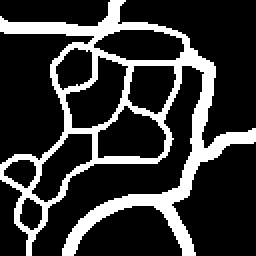
#> input picture data/playground/dataset1/img1.png, 128 x 128 px (shown 2 times larger)
$ python generate_single_image.py
#> lines starting #> are read from the running program, lines starting #| are printed output that depends on the picture; after the words box and inside, x2 and y2 are one past the last pixel; in counts of white or black regions, pixels touching at a corner belong together
### synthetic_image_generation/utils.py
####################################################################################################
# Author: Meghane Decroocq
#
# This program is free software: you can redistribute it and/or modify it under the terms of the
# provided license.
####################################################################################################

import numpy as np
import networkx as nx
from numpy.linalg import norm
from math import pi, sin, cos, tan, atan, acos, asin, sqrt, floor, ceil, exp, isnan
from numpy import dot, cross, arctan2
from skimage.measure import label, regionprops, euler_number
from scipy.ndimage import distance_transform_edt
from PIL import Image
import nibabel as nib

import matplotlib.pyplot as plt
import os
import glob
import time
import copy
from random import shuffle, choice

from skimage.morphology import dilation, erosion, area_closing
from skimage.measure import label, regionprops
from scipy.stats import multivariate_normal
from skimage.morphology import skeletonize


def deterioration_score(pred, gt, c, p):

	FN = np.logical_and(gt, np.logical_not(pred))
	FP = np.logical_and(pred, np.logical_not(gt))
	TP = np.logical_and(pred, gt)

	if p == "volume":
		fp = np.sum(FP)
		fn = np.sum(FN)
		tp = np.sum(TP)
		return tp, fp, fn

	elif p == "length":
		ske_gt = skeletonize(gt)
		ske_fp = skeletonize(FP)
		ske_fn = skeletonize(FN)

		if c in ["false_component", "merging", "component_merging", "false_branch", "false_terminal", "self_merging", "hole_merging", "branch_merging"]:
			fp = np.sum(ske_fp)
			fn = 0
			tp = np.sum(ske_gt)

		elif c in ["hole"]:
			fp = np.sum(ske_fn)
			fn = np.sum(ske_gt * FN)
			tp = np.sum(ske_gt * TP)

		elif c in ["missing_component", "disconnection", "cycle_disconnection", "missing_branch", "missing_terminal"]:

			fp = 0
			fn = np.sum(ske_gt * FN)
			tp = np.sum(ske_gt * TP)
		else:
			fp, tp, fn = np.nan, np.nan, np.nan
		return tp, fp, fn

	elif p == "count":
		ncc_gt = label(gt, connectivity=1).max()
		ncc_pred = label(pred, connectivity=1).max()
		nh_gt = ncc_gt - euler_number(gt, connectivity=1)
		nh_pred = ncc_pred - euler_number(pred, connectivity=1)

		nb_gt = branch_number(gt)
		nb_pred = branch_number(pred)

		if c in ["false_component", "disconnection"]:
			fp = ncc_pred - ncc_gt
			tp = ncc_gt
			fn = 0

		elif c in ["merging", "hole"]:
			fp = nh_pred - nh_gt
			tp = nh_gt
			fn = 0

		elif c in ["missing_component", "component_merging"]:
			fn = ncc_gt - ncc_pred
			tp = ncc_pred
			fp = 0

		elif c in ["cycle_disconnection", "hole_merging"]:
			fn = nh_gt - nh_pred
			tp = nh_pred
			fp = 0

		elif c in ["branch_merging", "missing_branch"]:
			fp = 0
			tp = nb_pred
			fn = nb_gt - nb_pred

		elif c in ["false_branch"]:
			fp = nb_pred - nb_gt
			tp = nb_pred
			fn = 0
		else:
			fp, tp, fn = np.nan, np.nan, np.nan

		return tp, fp, fn

	elif p == "distance":
		# Radius difference

		if c in ["radius_erosion", "radius_dilation"]:
			pass

		elif c in ["deformation"]:
			pass
		return np.nan


# [6 lines left out: function mismatch, not called in this run]

def Betti_error(pred, gt, connectivity = 1):
	# 1-connectivity = 4 connected pixels
	# 2-connectivity = 8 connected pixels

	# In 2D
	if len(pred.shape) == 2:

		euler_pred = euler_number(pred, connectivity=connectivity)
		object_pred = label(pred, connectivity=connectivity).max()
		holes_pred = object_pred - euler_pred

		euler_gt = euler_number(gt, connectivity=connectivity)
		object_gt = label(gt, connectivity=connectivity).max()
		holes_gt = object_gt - euler_gt

		cavity_gt = 0
		cavity_pred = 0

	else:

		euler_pred = euler_number(pred, connectivity=connectivity)
		object_pred = label(pred, connectivity=connectivity).max()
		cavity_pred = label(np.invert(pred), connectivity=connectivity).max()
		holes_pred = euler_pred - object_pred + cavity_pred


		euler_gt = euler_number(gt, connectivity=connectivity)
		object_gt = label(gt, connectivity=connectivity).max()
		cavity_gt = label(np.invert(gt), connectivity=connectivity).max()
		holes_gt = euler_gt - object_gt + cavity_gt

	return object_pred - object_gt, holes_pred - holes_gt, cavity_pred - cavity_gt

def branch_number(img):

	G = segmentation_to_graph(img)
	T = full_to_topo(G)
	nb_branch = T.number_of_edges()
	return nb_branch


# [95 lines left out: functions terminal_number, branch_number_error, four_connect, rotate_vector, not called in this run]


def full_to_topo(G, add_to_branching = []):

	""" Convert an undirected graph to the corresponding topo graph.
	Keyword arguments :
	G -- networkx undirected Graph
	"""

	# Remove loops if there are
	G.remove_edges_from(nx.selfloop_edges(G))

	if nx.is_directed(G):
		T = nx.MultiDiGraph()
	else:
		T = nx.MultiGraph()

	for n in G.nodes():
		T.add_node(n, coords = G.nodes[n]["coords"])
	for e in G.edges():
		T.add_edge(e[0], e[1])

	nx.set_edge_attributes(T, [], name="nodes")
	nx.set_edge_attributes(T, [], name="edges")
	nx.set_edge_attributes(T, [], name="coords")

	G_nodes_list = [n for n in G.nodes()]
	for n in G_nodes_list:

		# If regular nodes
		regular = False
		if nx.is_directed(G) and G.in_degree(n) == 1 and G.out_degree(n) == 1 and n not in add_to_branching:
			regular = True
		if not nx.is_directed(G) and G.degree(n) == 2 and n not in add_to_branching:
			regular = True

		if regular:
			if nx.is_directed(G):
				nb_list = [nb for nb in T.predecessors(n)] + [nb for nb in T.successors(n)]
				edg = [e for e in T.in_edges(n, keys=True)] + [e for e in T.out_edges(n, keys=True)]
			else:
				nb_list = [nb for nb in T.neighbors(n)]
				edg = [e for e in T.edges(n, keys=True)]

			if len(nb_list) == 2:

				edges = T.edges[edg[0]]["edges"] + T.edges[edg[1]]["edges"]
				if len(T.edges[edg[0]]["edges"]) == 0:
					edges = [edg[0]] + edges
				if len(T.edges[edg[1]]["edges"]) == 0:
					edges += [edg[1]]

				nodes = T.edges[edg[0]]["nodes"] + [n] + T.edges[edg[1]]["nodes"]
				coords = T.edges[edg[0]]["coords"] + [G.nodes[n]['coords']] + T.edges[edg[1]]["coords"]

				# Create new edge by merging the 2 edges of regular point
				T.add_edge(nb_list[0], nb_list[1], coords = coords, edges = edges, nodes = nodes)
				# Remove regular point
				T.remove_node(n)

	# Reorder nodes along the branch
	for e in T.edges(keys=True):

		nds_list = T.edges[e]['nodes']
		edg_list = T.edges[e]['edges']
		coords = T.edges[e]['coords']

		ordered_nds = [e[0]]
		ordered_edg = []
		order_coords = []
		if len(nds_list) == 0:
			ordered_edg = [e]
			ordered_nds = [e[0], e[1]]
		else:

			for i in range(len(nds_list) + 1):
				for edg in edg_list:
					if edg[0] == ordered_nds[-1] and edg[1] not in ordered_nds:
						nnd = edg[1]
						ordered_edg.append((edg[0], edg[1]))
					elif edg[1] == ordered_nds[-1] and edg[0] not in ordered_nds:
						nnd = edg[0]
						ordered_edg.append((edg[1], edg[0]))
				if nnd in nds_list:
					order_coords.append(nds_list.index(nnd))
				ordered_nds.append(nnd)

		T.edges[e]['nodes'] = ordered_nds[1:-1]
		T.edges[e]['edges'] = ordered_edg
		T.edges[e]['coords'] = [coords[i] for i in order_coords]

	return T


# [125 lines left out: functions topo_to_full, segmentation_to_graph_org, not called in this run]


def segmentation_to_graph(img):

	""" Create a graph based on the skeleton of a binary image
	Keyword arguments:
	img -- binary image as a boolean numpy matrix """

	# Extract radius
	if len(img.shape) == 2:
		rad_map = distance_transform_edt(img, sampling = [1,1]) * 0.8
	else:
		rad_map = distance_transform_edt(img, sampling = [1,1,1]) *0.8

	# Skeletonize
	ske = skeletonize(img.astype(bool), method = "lee").astype(bool)

	# Graph creation
	idx_img = np.zeros(ske.shape) - 1
	G = nx.Graph()
	node_coords = np.argwhere(ske)

	for i in range(node_coords.shape[0]):
		r = rad_map[node_coords[i,0], node_coords[i,1]]# Correction for voxelization

		G.add_node(i, coords = np.array([node_coords[i,0], node_coords[i,1], 0, r]))
		idx_img[node_coords[i,0], node_coords[i,1]] = i

	for i in range(node_coords.shape[0]):
		for r in [-1,0,1]:
			for c in [-1,0,1]:
				x, y = node_coords[i,0] + r, node_coords[i,1] + c
				if x > 0 and y > 0 and x<idx_img.shape[0] and y < idx_img.shape[1] and idx_img[x,y] != -1 and not (r == 0 and c==0):
					if r != 0 and c !=0: # Diagonal positive
						if not ske[node_coords[i,0], y] and not ske[x, node_coords[i,1]]:
							G.add_edge(i, int(idx_img[node_coords[i,0] + r, node_coords[i,1] + c]))
					else:
						G.add_edge(i, int(idx_img[node_coords[i,0] + r, node_coords[i,1] + c]))

	return G


def prune_small_branches(G, thres = 0.5):

	T = full_to_topo(G)
	for e in T.edges(keys=True):
		if (T.degree(e[0]) == 1 and T.degree(e[1]) > 1) or (T.degree(e[1]) == 1 and T.degree(e[0]) > 1):

			end = e[0]
			if T.degree(e[1]) == 1:
				end = e[1]

			# Get length
			polyline = np.vstack([T.nodes[e[0]]["coords"]] + T.edges[e]["coords"] + [T.nodes[e[1]]["coords"]])
			if length_polyline(polyline[:,:3])[-1] < (thres + 1) * T.nodes[end]["coords"][-1]:
				# If too small, remove branch
				G.remove_node(end)
				for n in T.edges[e]["nodes"]:
					G.remove_node(n)
	return G


def merge_branching_graph(G):

	""" Merge close branching points """
	T = full_to_topo(G)

	collapse = nx.Graph()
	for e in T.edges(keys=True):
		if T.degree(e[0]) > 2 and T.degree(e[1]) > 2:
			polyline = np.vstack([T.nodes[e[0]]["coords"]] + T.edges[e]["coords"] + [T.nodes[e[1]]["coords"]])

			if length_polyline(polyline[:,:3])[-1] < T.nodes[e[0]]["coords"][3] + T.nodes[e[1]]["coords"][3]:
				for edg in T.edges[e]["edges"]:
					collapse.add_edge(edg[0], edg[1])

	max_id = max([n for n in G.nodes]) + 1
	for group in nx.connected_components(collapse):

		# Collapse the branch in G
		G.add_node(max_id, coords = np.mean(np.vstack([G.nodes[n]["coords"] for n in group]), axis = 0))
		for n in group:
			for neigh in G.neighbors(n):
				if neigh not in group:
					G.add_edge(neigh, max_id)
		for n in group:
			G.remove_node(n)
		max_id += 1

	return G


def length_polyline(coords):

	""" Return the length of a polyLine

	Keyword arguments:
	coords -- list of node coordinates
	"""
	if coords.shape[0] == 0:
		length = [0.0]
	else:
		length = np.zeros((coords.shape[0],))
		length[0] = 0.0

	for i in range(1, len(coords)):
		length[i] = length[i-1] + norm(coords[i] - coords[i-1])

	return length


def write_image(G, shape):

	if len(shape) == 2:
		mode = "2d"
	elif len(shape) == 3:
		mode = "3d"
	else:
		print("Wrong shape")

	# Create mask of positives and negatives
	img = np.zeros(shape, dtype = bool)
	for n in G.nodes():
		center = G.nodes[n]["coords"][:3]
		rad = max([1, G.nodes[n]["coords"][3]])

		if mode == "2d":
			img = write_circle(img, center, rad)
		elif mode == "3d":
			img = write_sphere(img, center, rad)

	for e in G.edges():

		c1 = G.nodes[e[0]]["coords"]
		c2 = G.nodes[e[1]]["coords"]

		if norm(c2[:3] - c1[:3]) >= 1:

			# Interpolate edge and write nodes
			new_nodes = np.hstack([np.linspace(c1[i], c2[i], int(norm(c2[:2] - c1[:2])) + 2)[1:-1].reshape(-1, 1) for i in range(4)])
			for i in range(new_nodes.shape[0]):
				rad =  max([1,new_nodes[i, 3]])
				center = new_nodes[i, :3]

				if mode == "2d":
					img = write_circle(img, center, rad)
				elif mode == "3d":
					img = write_sphere(img, center, rad)
	return img


# [11 lines left out: function pad_image, not called in this run]


def write_circle(img, center, rad, val = 1):
	if int(center[0]) >= 0 and int(center[1]) >= 0 and int(center[0]) < img.shape[0] and int(center[1]) < img.shape[1]:
		img[int(center[0]), int(center[1])] = val

	for x in range(int(center[0]) - int(rad), int(center[0]) + int(rad) + 1):
		for y in range(int(center[1]) - int(rad), int(center[1]) + int(rad) + 1):
			if norm(np.array([x,y]) - center[:2]) <= rad and x >= 0 and y >= 0 and x < img.shape[0] and y < img.shape[1]:
				img[x, y] = val
	return img


# [10 lines left out: function write_sphere, not called in this run]


def save_image(filename, img):

	if len(img.shape) == 2:
		im = Image.fromarray((img*255).astype(np.uint8)).convert("L")
		im.save(filename + ".png")
	else:
		# Save as nifti
		affine = np.eye(4)
		nifti_file = nib.Nifti1Image(img.astype(float), affine)
		nib.save(nifti_file, filename + ".nii")

### synthetic_image_generation/ErrorGenerator.py
####################################################################################################
# Author: Meghane Decroocq
#
# This program is free software: you can redistribute it and/or modify it under the terms of the
# provided license.
####################################################################################################

from utils import *

class ErrorGenerator:

	def __init__(self, img, error_types = []):

		if len(error_types) == 0:
			self.categories = ["false_component", "missing_component", "component_merging", "disconnection", "cycle_disconnection", "hole_merging", "merging", "hole", "missing_branch","false_branch", "branch_merging",
			"self_merging", "missing_terminal", "false_terminal", "radius_dilation", "radius_erosion", "deformation"]
		else:
			self.categories = error_types

		if len(img.shape) == 2:
			self.mode = "2d"
		elif len(img.shape) == 3:
			self.mode = "3d"

		#img = four_connect(img)

		# Create ground-truth graph
		G = segmentation_to_graph(img)
		G = merge_branching_graph(G)
		G = prune_small_branches(G)
		T = full_to_topo(G)

		self.Ggt = G
		self.Gpred = copy.deepcopy(G)


		# Write new (tubular) image from graph
		self.img = write_image(G, img.shape)
		self.ske = skeletonize(img)
		self.pred = np.copy(self.img)
		self.decomp = np.repeat(np.copy(self.img)[:, :, np.newaxis], len(self.categories), axis=2)

		# Initialize scores
		self.scores = {}

		# Compute initial metric values
		for c in self.categories:
			self.scores[c] = {}
			self.update_scores(c)

		self.terminal_list = []

	def get_label(self):
		return self.img

	def get_pred(self):
		return self.pred

	def get_scores(self):
		return self.scores

	def update_scores(self, category):
		pred = self.decomp[:,:,self.categories.index(category)]
		self.scores[category]["tp_volume"], self.scores[category]["fp_volume"], self.scores[category]["fn_volume"] = deterioration_score(pred, self.img, category, "volume")
		self.scores[category]["tp_length"], self.scores[category]["fp_length"], self.scores[category]["fn_length"] = deterioration_score(pred, self.img, category, "length")
		self.scores[category]["tp_count"], self.scores[category]["fp_count"], self.scores[category]["fn_count"] = deterioration_score(pred, self.img, category, "count")
		self.scores[category]["distance"] = deterioration_score(pred, self.img, category, "distance")

	# [22 lines left out: function combine_scores, not called in this run]

	def combine_errors(self):
		for k in range(self.decomp.shape[2]):
			FN = np.logical_and(self.img, np.logical_not(self.decomp[:,:,k]))
			FP = np.logical_and(self.decomp[:,:,k], np.logical_not(self.img))
			self.pred[FN] = 0
			self.pred[FP] = 1

	def add_to_decomposition(self, category, new_pred):
		FN = np.logical_and(self.pred, np.logical_not(new_pred))
		FP = np.logical_and(new_pred, np.logical_not(self.pred))
		self.decomp[:,:,self.categories.index(category)][FN] = 0
		self.decomp[:,:,self.categories.index(category)][FP] = 1


	def generate_error(self, category):
		if category == "missing_component":
			fail, pred = self.missing_component()
		elif category == "disconnection":
			fail, pred = self.disconnection()
		elif category == "cycle_disconnection":
			fail, pred = self.cycle_disconnection()
		elif category == "hole":
			fail, pred = self.hole()
		elif category == "false_component":
			fail, pred = self.false_component()
		elif category == "merging":
			fail, pred = self.merging()
		elif category == "hole_merging":
			fail, pred = self.hole_merging()
		elif category == "component_merging":
			fail, pred = self.component_merging()
		elif category == "missing_branch":
			fail, pred = self.missing_branch()
		elif category == "false_branch":
			fail, pred = self.false_branch()
		elif category == "missing_terminal":
			fail, pred = self.missing_terminal()
		elif category == "false_terminal":
			fail, pred = self.false_terminal()
		elif category == "self_merging":
			fail, pred = self.self_merging()
		elif category == "branch_merging":
			fail, pred = self.branch_merging()
		elif category == "radius_erosion":
			fail, pred = self.radius_erosion()
		elif category == "radius_dilation":
			fail, pred = self.radius_dilation()
		elif category == "deformation":
			fail, pred = self.deformation()

		if not fail:

			self.add_to_decomposition(category, pred)
			self.combine_errors()
			#self.decomp[:,:,self.categories.index(category)] = pred
			#self.pred = pred
			self.update_scores(category)

		return fail


	# TOPOLOGY
	# [29 lines left out: function missing_component, not called in this run]


	def disconnection(self):
		# Disconnect branch

		fail = True
		pred = np.copy(self.pred)
		T = full_to_topo(self.Gpred)
		edge_list = [e for e in T.edges(keys=True) if len(T.edges[e]["nodes"]) > 0]
		shuffle(edge_list)

		for e in edge_list:
			nds = T.edges[e]["nodes"]
			max_rad = max([self.Gpred.nodes[n]["coords"][-1] for n in nds])
			min_size = max([1, int(max_rad*2) + 2])
			max_size = max([min_size + 1, len(nds) // 2])

			if len(nds) > min_size:

				size = np.random.choice(np.arange(min_size, max_size))
				start = np.random.choice(np.arange(0, len(nds) - size))
				to_remove = nds[start:start + size]

				Gtmp = copy.deepcopy(self.Gpred)
				for n in to_remove:
					Gtmp.remove_node(n)

				pred = write_image(Gtmp, self.img.shape)

				b0, b1, b2 = Betti_error(pred, self.pred, connectivity = 1)
				b0_2, b1_2, b2_2 = Betti_error(pred, self.pred, connectivity = 2)

				if b0 == 1 and b1 == 0 and b2 == 0 and b0_2 == 1 and b1_2 == 0 and b2_2 == 0:
					for n in to_remove:
						self.Gpred.remove_node(n)

					fail = False
					break

		return fail, pred


	# [933 lines left out: functions cycle_disconnection, hole, false_component, hole_merging, merging, component_merging and 9 more, not called in this run]

### synthetic_image_generation/generate_single_image.py
####################################################################################################
# Author: Meghane Decroocq
#
# This program is free software: you can redistribute it and/or modify it under the terms of the
# provided license.
####################################################################################################

from ErrorGenerator import ErrorGenerator
import numpy as np
from PIL import Image
from utils import *
import os

"""
This code provide an example of how you can add an error to an image.
"""

os.makedirs("../output/single_image/", exist_ok = True)

# Load label
file = "../data/playground/dataset1/img1.png"
label = np.array(Image.open(file).convert('L')).copy().astype(bool)
#> label: shape (128, 128) bool; 21% white; 1 white region, box (x1, y1, x2, y2) and area: (0, 0, 128, 128) 3436

error_type = "disconnection"
# Other error types : "false_component", "component_merging", "missing_component", "disconnection", "hole_merging", "merging", "hole",
# "cycle_disconnection", "branch_merging", "missing_branch", "radius_dilation", "radius_erosion", "deformation", "false_branch", "missing_terminal", "false_terminal", "self_merging"

generator = ErrorGenerator(label, error_types = [error_type])
#> in segmentation_to_graph, `ske = skeletonize(img.astype(bool), method = "lee").astype(bool)`:
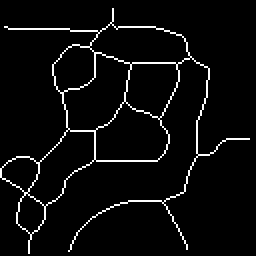
#> ske: shape (128, 128) bool (shown 2 times larger); 4.5% white in thin lines or dots
#> in segmentation_to_graph, `node_coords = np.argwhere(ske)`: node_coords = 731 pairs, first value 4 to 126, second value 0 to 124
#> the loop in segmentation_to_graph, `for i in range(node_coords.shape[0]):` made 731 passes
#> r on passes 1 to 3: 2.4, 2.4, 2.4
#> after the loop in segmentation_to_graph, `for i in range(node_coords.shape[0]):`:
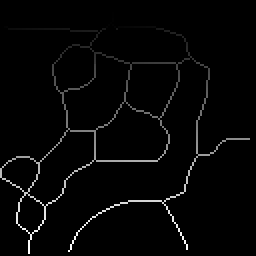
#> idx_img: shape (128, 128) float64 (shown 2 times larger); min -1, max 730, mean 15.3; drawn with min black and max white
#> the loop in merge_branching_graph, `for e in T.edges(keys=True):` made 34 passes
#> polyline on pass 28: [[96, 12, 0, 1.6], [96, 13, 0, 2.4]]
#> in merge_branching_graph, `max_id = max([n for n in G.nodes]) + 1`: max_id = 731
#> the loop in merge_branching_graph, `for group in nx.connected_components(collapse):` made 1 pass
#> max_id on pass 1: 732
#> after the loop in merge_branching_graph, `for group in nx.connected_components(collapse):`: max_id = 732
#> the loop in prune_small_branches, `for e in T.edges(keys=True):` made 33 passes
#> after the loop in write_image, `for n in G.nodes():`:
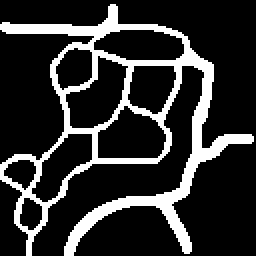
#> img: shape (128, 128) bool (shown 2 times larger); 18.7% white; 1 white region, box (x1, y1, x2, y2) and area: (0, 2, 127, 128) 3062
#> the loop in write_image, `for e in G.edges(): ` made 733 passes
#> (c1, new_nodes) on passes 2 to 9: ([5, 56, 0, 2.4], [[5.5, 56, 0, 2.4]]), ([6, 56, 0, 2.4], [[6.5, 56, 0, 2.4]]), ([7, 56, 0, 2.4], [[7.5, 56, 0, 2.46]]), ([8, 56, 0, 2.53], [[8.5, 56, 0, 2.71]]), ([9, 56, 0, 2.88], [[9.5, 56, 0, 2.71]]), ([10, 56, 0, 2.53], [[10.5, 55.5, 0, 2.86]]), ([11, 55, 0, 3.2], [[11.5, 54.5, 0, 3.3]]), ([11, 55, 0, 3.2], [[11.5, 55.5, 0, 2.86]])
#> in __init__, `self.ske = skeletonize(img)`:
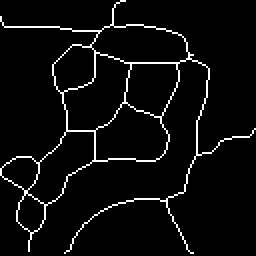
#> self.ske: shape (128, 128) bool (shown 2 times larger); 4.7% white in thin lines or dots
#> the loop in __init__, `for c in self.categories:` made 1 pass
#> pass 1, in deterioration_score (call 2), `ske_gt = skeletonize(gt)`:
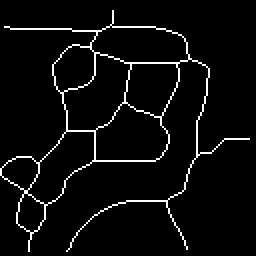
#> ske_gt: shape (128, 128) bool (shown 2 times larger); 4.5% white in thin lines or dots
#> pass 1, in segmentation_to_graph (call 2), `ske = skeletonize(img.astype(bool), method = "lee").astype(bool)`:
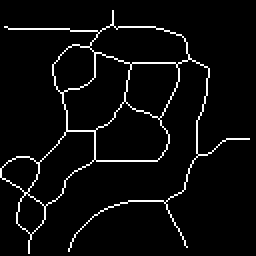
#> ske: shape (128, 128) bool (shown 2 times larger); 4.4% white in thin lines or dots
#> after the loop in __init__, `for c in self.categories:`: self.scores = 1 item
new_label = generator.get_label() # Get modified version of the label
save_image("../output/single_image/label", new_label)

# Add error
fail = generator.generate_error(error_type)
#> in disconnection, `edge_list = [e for e in T.edges(keys=True) if len(T.edges[e]["nodes"])..`: edge_list = 33 items, first 6: (0, 7, 0), (7, 89, 0), (7, 142, 0), (10, 89, 0), (89, 117, 0), (117, 126, 0)
#> the loop in disconnection, `for e in edge_list:` made 3 passes
#> (e, max_rad, min_size, max_size, size, start, to_remove) on pass 3: ((449, 633, 0), 3.58, 9, 14, 12, 11, [552, 557, 561, 566, 571, 575, 579, 584, 583, 589, 588, 596])
#> pass 3, in disconnection, `pred = write_image(Gtmp, self.img.shape)`:
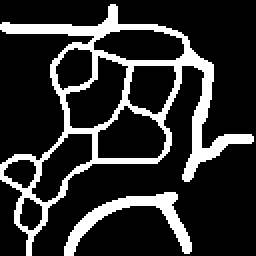
#> pred: shape (128, 128) bool (shown 2 times larger); 18.4% white; 2 white regions, box (x1, y1, x2, y2) and area: (0, 2, 127, 128) 2472, (32, 96, 96, 128) 537
#> in generate_error, `fail, pred = self.disconnection()`: fail = False
#> (the rest of the program and of its run is left out)
